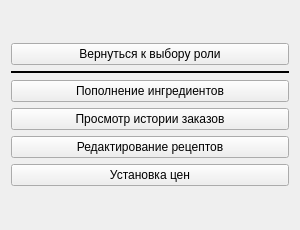
<?xml version="1.0" encoding="UTF-8"?>
<ui version="4.0">
 <class>ChoosingService</class>
 <widget class="QWidget" name="ChoosingService">
  <property name="geometry">
   <rect>
    <x>0</x>
    <y>0</y>
    <width>300</width>
    <height>230</height>
   </rect>
  </property>
  <property name="minimumSize">
   <size>
    <width>300</width>
    <height>230</height>
   </size>
  </property>
  <property name="maximumSize">
   <size>
    <width>300</width>
    <height>230</height>
   </size>
  </property>
  <property name="windowTitle">
   <string>Form</string>
  </property>
  <layout class="QVBoxLayout" name="verticalLayout_2">
   <item>
    <layout class="QVBoxLayout" name="verticalLayout">
     <item>
      <widget class="QPushButton" name="backToChoosingRoleButton">
       <property name="text">
        <string>Вернуться к выбору роли</string>
       </property>
      </widget>
     </item>
     <item>
      <widget class="Line" name="line">
       <property name="frameShadow">
        <enum>QFrame::Shadow::Plain</enum>
       </property>
       <property name="lineWidth">
        <number>2</number>
       </property>
       <property name="orientation">
        <enum>Qt::Orientation::Horizontal</enum>
       </property>
      </widget>
     </item>
     <item>
      <widget class="QPushButton" name="goToRefillingProductsButton">
       <property name="text">
        <string>Пополнение ингредиентов</string>
       </property>
      </widget>
     </item>
     <item>
      <widget class="QPushButton" name="goToOrderHistoryButton">
       <property name="text">
        <string>Просмотр истории заказов</string>
       </property>
      </widget>
     </item>
     <item>
      <widget class="QPushButton" name="goToRecipesEditorButton">
       <property name="text">
        <string>Редактирование рецептов</string>
       </property>
      </widget>
     </item>
     <item>
      <widget class="QPushButton" name="goToSettingPricesButton">
       <property name="text">
        <string>Установка цен</string>
       </property>
      </widget>
     </item>
    </layout>
   </item>
  </layout>
 </widget>
 <resources/>
 <connections/>
</ui>
